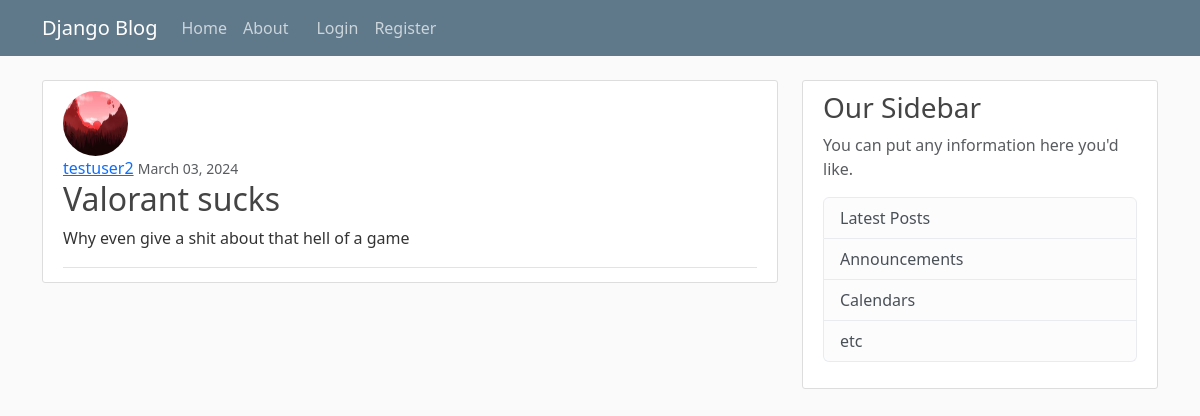
The page /post/13/ on the database its author committed.
### blog/models.py (models this page shows, shortened)
class Post(models.Model):
    title = models.CharField(max_length = 100)
    content = models.TextField()
    date_posted = models.DateTimeField(default = timezone.now)
    author = models.ForeignKey(User, on_delete = models.CASCADE)

### users/models.py (models this page shows, shortened)
class Profile(models.Model):
    user = models.OneToOneField(User, on_delete=models.CASCADE)
    image = models.ImageField(default='default.jpg', upload_to='profile_pics')

### blog/views.py (the view)
# urls.py: path('post/<int:pk>/', PostDetailView.as_view(), name="post_detail"),
class PostDetailView(DetailView):
    model = Post

### blog/templates/blog/post_detail.html (shortened to what this page needs)
{% extends "blog/base.html"%}
{% block content%}
<article class="media content-section">
    <img src=  "{{object.author.profile.image.url }}" class="rounded-circle article-img">
    <div class="media-body">
        <div class="article-metadata">
        <a class="mr-2" href="#">{{ object.author }}</a>
        <small class="text-muted">{{ object.date_posted|date:"F d, Y" }}</small>
        <h2 class="article-title">{{ object.title }}</h2>
        <p class="article-content">{{ object.content }}</p>
    </div>
    </article>
{% endblock content%}

### blog/static/blog/main.css (style rules this page uses)
body { background: #fafafa; color: #333333; margin-top: 5rem; }
h1, h2, h3, h4, h5, h6 { color: #444444; }
.content-section { background: #ffffff; padding: 10px 20px; border: 1px solid #dddddd; border-radius: 3px; margin-bottom: 20px; }
.article-title { color: #444444; }
.article-content { white-space: pre-line; }
.article-img { height: 65px; width: 65px; margin-right: 16px; }
.article-metadata { padding-bottom: 1px; margin-bottom: 4px; border-bottom: 1px solid #e3e3e3 }

### rows shown on the page
Post: author.profile.image (placeholder picture), author "testuser2", date_posted "March 03, 2024", title "Valorant sucks", content "Why even give a shit about that hell of a game"
